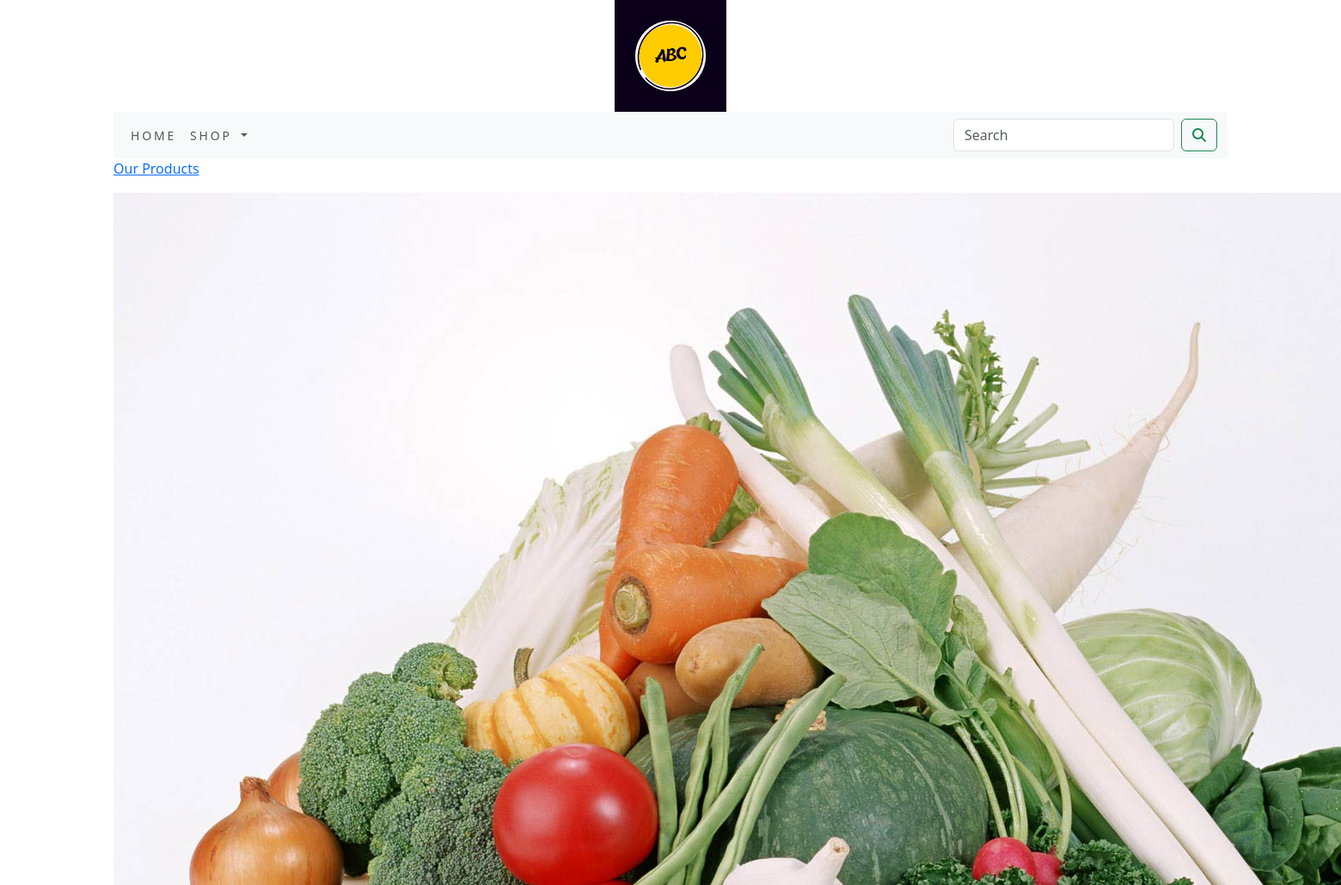
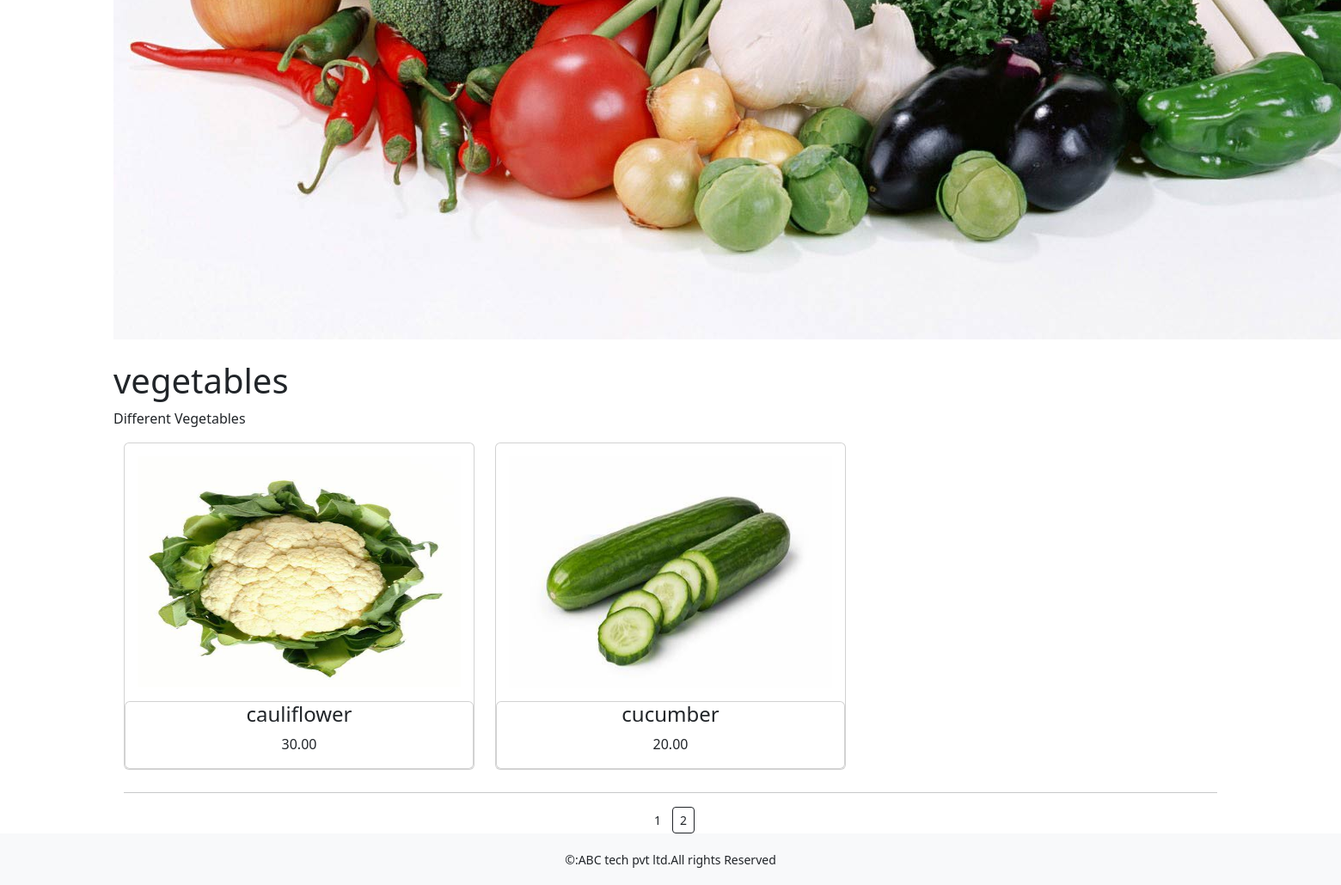
/shop/vegetables/?page=2, run on the app's committed database (2 pictures, top to bottom).
### ecommerceapp/models.py (models this page shows, shortened)
class Category(models.Model):
    name=models.CharField(max_length=250,unique=True)
    slug=models.SlugField(max_length=250,unique=True)
    description=models.TextField(blank=True)
    image=models.ImageField(upload_to='category',blank=True)
    class Meta:
        ordering=('name',)
        verbose_name='Category'
        verbose_name_plural='Categories'
    def get_url(self):
        return reverse('ecommerceapp:product_by_category',args=[self.slug])

class Product(models.Model):
    name=models.CharField(max_length=250, unique=True)
    slug=models.SlugField(max_length=250, unique=True)
    description=models.TextField(blank=True)
    price=models.DecimalField(max_digits=10,decimal_places=2)
    category=models.ForeignKey(Category,on_delete=models.CASCADE)
    image=models.ImageField(upload_to='category',blank=True)
    stock=models.IntegerField()
    available=models.BooleanField(default=True)
    created=models.DateTimeField(auto_now_add=True)
    updated=models.DateTimeField(auto_now=True)
    def get_url(self):
        return reverse('ecommerceapp:prodCatdetail',args=[self.category.slug,self.slug])
    class Meta:
        ordering=('name',)
        verbose_name='Product'
        verbose_name_plural='Products'

### ecommerceapp/views.py (the view)
# urls.py: path('',views.allProdCat,name='allProdCat'),
def allProdCat(request,c_slug=None):
    c_page=None
    products_list=None
    if c_slug!=None:
        c_page=get_object_or_404(Category,slug=c_slug)
        products_list=Product.objects.all().filter(category=c_page,available=True)
    else:
        products_list=Product.objects.all().filter(available=True)
    paginator=Paginator(products_list,6)
    try:
        page=int(request.GET.get('page','1'))
    except:
        page=1
    try:
        products=paginator.page(page)
    except(EmptyPage,InvalidPage):
        products=paginator.page(paginator.num_pages)
    return render(request,"category.html",{'category':c_page,'products':products})

### cart/context_processor.py (called while the page is built)
def counter(request):
    item_count=0
    if 'admin' in request.path:
        return {}
    else:
        try:
            cart=Cart.objects.filter(cart_id=_cart_id(request))
            cart_items=CartItem.objects.all().filter(cart=cart[:1])
            for cart_item in cart_items:
                item_count += cart_item.quantity
        except Cart.DoesNotExist:
            item_count=0
    return dict(item_count=item_count)

### cart/views.py (called while the page is built)
def _cart_id(request):
    cart=request.session.session_key
    if not cart:
        cart=request.session.create()
    return cart

### ecommerceapp/context_processor.py (called while the page is built)
def menu_links(requests):
    links=Category.objects.all()
    return dict(links=links)

### template/category.html (shortened to what this page needs)
{% extends 'base.html' %}
{% load static %}
{% block content %}
  {% if category %}
    <div >
      <div>
        <p><a href="{% url 'ecommerceapp:allProdCat' %}">Our Products</a></p>
      </div>
    </div>
    <div>
      <img src="{{ category.image.url }}" alt="{{ category.name }}">
    </div><br>
    <div>
      <h1>{{category.name}}</h1>
      <p>{{category.description}}</p>
    </div>
  {% endif %}
  <div class="container">
    <div class="row mx_auto">
      {% for product in products.object_list %}
        <div class="my_bottom_margin col-9 col-sm-12 col-md-4 xol-lg-4">
          <div class="card text-center" style="min-width:18rem;">
            <a href="{{ product.get_url }}">
              <img class="card-img-top my_image" src="{{ product.image.url }}" alt="{{ product.name }}" width="300px" height="300px">
            </a>
            <div class="card body">
              <h4>{{ product.name }}</h4>
              <p>{{ product.price }}</p>
            </div>
          </div>
        </div>
      {% endfor %}
    </div>
    <div>
      <div class="mx_auto">
        {% if products.paginator.num_pages > 1 %}
          <hr>
          <div class="text-center">
            {% for pg in products.paginator.page_range %}
            <a href="?page={{pg}}" class="btn bnt-light btn-sm {% if products.number == pg %} active {% endif %}">{{pg}}</a>
            {% endfor %}
          </div>
        {% endif %}
      </div>
    </div>
  </div>
{% endblock %}

### static/css/custom.css (style rules this page uses)
body { font-family: 'Roboto', sans-serif; }
.my_image { padding:15px; }
.my_bottom_margin { margin-bottom:10px; }

### data on the page
Category: image (picture), name "vegetables", description "Different Vegetables"
Product: image (picture), name "cauliflower", price "30.00"
Product: image (picture), name "cucumber", price "20.00"

### other printed values
{{ pg }} "1" "2"
